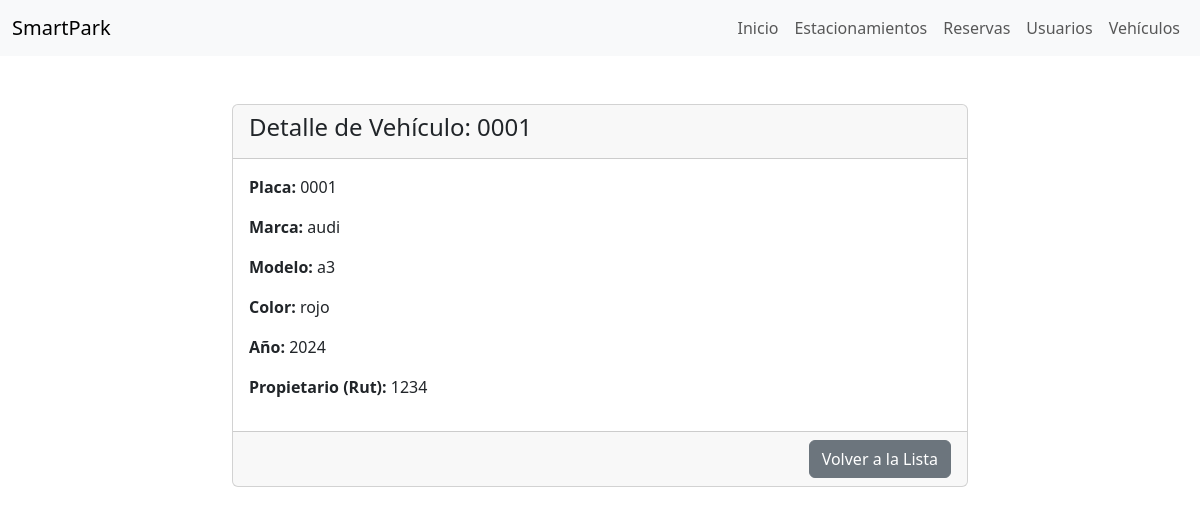
Page /vehiculos/1/ on the committed database.
### vehiculos/models.py (models this page shows)
class Vehiculo(models.Model):
    id_vehiculo = models.AutoField(primary_key=True)
    rut = models.ForeignKey(Usuario, on_delete=models.CASCADE)
    placa = models.CharField(max_length=100)
    marca = models.CharField(max_length=100)
    modelo = models.CharField(max_length=100)
    color = models.CharField(max_length=100)
    año = models.IntegerField()

### usuarios/models.py (models this page shows)
class Usuario(models.Model):
    rut = models.CharField(max_length=100, primary_key=True)
    nombre = models.CharField(max_length=100)
    apellido = models.CharField(max_length=200)
    email = models.EmailField(max_length=200)
    telefono = models.CharField(max_length=100)
    tipo_user = models.CharField(max_length=50)
    fecha_registro = models.DateTimeField(auto_now_add=True)

### vehiculos/views.py (the view)
# urls.py: path('<int:id_vehiculo>/', views.detalle_vehiculo, name='detalle_vehiculo'),
def detalle_vehiculo(request, id_vehiculo):
    vehiculo = get_object_or_404(Vehiculo, id_vehiculo=id_vehiculo)
    return render(request, 'vehiculos/detalle_vehiculo.html', {'vehiculo': vehiculo})

### vehiculos/templates/vehiculos/detalle_vehiculo.html (shortened to what this page needs)
<!DOCTYPE html>
<html lang="en">
<head>
    <link href="https://cdn.jsdelivr.net/npm/bootstrap@5.3.0/dist/css/bootstrap.min.css" rel="stylesheet">
</head>
<body>
    <nav class="navbar navbar-expand-lg navbar-light bg-light">
        <div class="container-fluid">
            <a class="navbar-brand" href="#">SmartPark</a>
            <div class="collapse navbar-collapse" id="navbarNav">
                <ul class="navbar-nav ms-auto">
                    <li class="nav-item">
                        <a class="nav-link" href="{% url 'home' %}">Inicio</a>
                    </li>
                    <li class="nav-item">
                        <a class="nav-link" href="{% url 'lista_estacionamientos' %}">Estacionamientos</a>
                    </li>
                    <li class="nav-item">
                        <a class="nav-link" href="{% url 'lista_reservas' %}">Reservas</a>
                    </li>
                    <li class="nav-item">
                        <a class="nav-link" href="{% url 'lista_usuarios' %}">Usuarios</a>
                    </li>
                    <li class="nav-item">
                        <a class="nav-link" href="{% url 'lista_vehiculos' %}">Vehículos</a>
                    </li>
                </ul>
            </div>
        </div>
    </nav>
    <div class="container mt-5">
        <div class="row justify-content-center">
            <div class="col-md-8">
                <div class="card">
                    <div class="card-header">
                        <h3 class="h4">Detalle de Vehículo: {{ vehiculo.placa }}</h3>
                    </div>
                    <div class="card-body">
                        <p><strong>Placa:</strong> {{ vehiculo.placa }}</p>
                        <p><strong>Marca:</strong> {{ vehiculo.marca }}</p>
                        <p><strong>Modelo:</strong> {{ vehiculo.modelo }}</p>
                        <p><strong>Color:</strong> {{ vehiculo.color }}</p>
                        <p><strong>Año:</strong> {{ vehiculo.año }}</p>
                        <p><strong>Propietario (Rut):</strong> {{ vehiculo.rut.rut }}</p>
                    </div>
                    <div class="card-footer text-end">
                        <a href="{% url 'lista_vehiculos' %}" class="btn btn-secondary">Volver a la Lista</a>
                    </div>
                </div>
            </div>
        </div>
    </div>
</body>
</html>

### rows in the picture
Vehiculo: placa "0001", marca "audi", modelo "a3", color "rojo", año "2024", rut.rut "1234"
